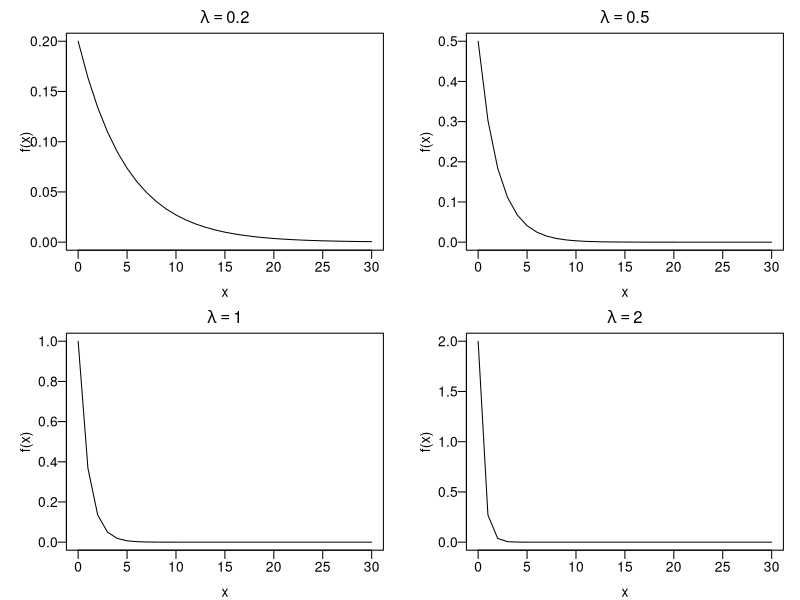

Here is the R script that generated this plot:
## ---- chunk 1
library(tufte)
library(xtable)
library(knitr, quietly = TRUE)
opts_chunk$set(
               cache = TRUE,
               tidy = FALSE,
               comment = "#",
               collapse = TRUE,
               fig.align = "center",
               fig.path = "figures/",
               cache.path = "cache/"
           )
## ---- chunk 2
par(mfrow=c(2,2), mar=c(3,4,2,1), mgp=c(2,0.5,0), las=1)
plot(0:30, dexp(x = 0:30, rate = 0.2), type = "l",
     xlab = "x", ylab = "f(x)", main = expression(lambda == 0.2),
     ylim = c(0,.2), axes = TRUE)
plot(0:30, dexp(x = 0:30, rate = 0.5), type = "l",
     xlab = "x", ylab = "f(x)", main = expression(lambda == 0.5),
     ylim = c(0,.5), axes = TRUE)
plot(0:30, dexp(x = 0:30, rate = 1), type = "l",
     xlab = "x", ylab = "f(x)", main = expression(lambda == 1),
     ylim = c(0,1), axes = TRUE)
plot(0:30, dexp(x = 0:30, rate = 2), type = "l",
     xlab = "x", ylab = "f(x)", main = expression(lambda == 2),
     ylim = c(0,2), axes = TRUE)
